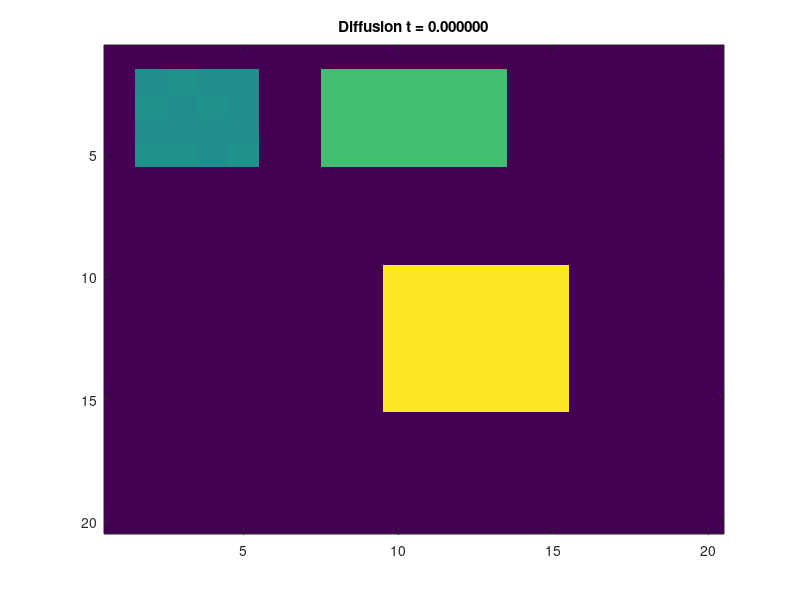

The MATLAB script that drew this image: (Note: this script raises an error after producing the figure.)
N = 20;%The number of pixels along a dimension of the image
A = zeros(N, N);%The image
Adj = zeros(N*N, N*N);%The adjacency matrix
 
%Use 8 neighbors, and fill in the adjacency matrix
dx = [-1, 0, 1, -1, 1, -1, 0, 1];
dy = [-1, -1, -1, 0, 0, 1, 1, 1];
for x = 1:N
   for y = 1:N
       index = (x-1)*N + y;
       for ne = 1:length(dx)
           newx = x + dx(ne);
           newy = y + dy(ne);
           if newx > 0 && newx <= N && newy > 0 && newy <= N
               index2 = (newx-1)*N + newy;
               Adj(index, index2) = 1;
           end
       end
   end
end
 
%%%BELOW IS THE KEY CODE THAT COMPUTES THE SOLUTION TO THE DIFFERENTIAL
%%%EQUATION
Deg = diag(sum(Adj, 2));%Compute the degree matrix
L = Deg - Adj;%Compute the laplacian matrix in terms of the degree and adjacency matrices
[V, D] = eig(L);%Compute the eigenvalues/vectors of the laplacian matrix
D = diag(D);
 
%Initial condition (place a few large positive values around and
%make everything else zero)
C0 = zeros(N, N);
C0(2:5, 2:5) = 5;
C0(10:15, 10:15) = 10;
C0(2:5, 8:13) = 7;
C0 = C0(:);
 
 
C0V = V'*C0;%Transform the initial condition into the coordinate system 
%of the eigenvectors
for t = 0:0.05:5
   %Loop through times and decay each initial component
   Phi = C0V.*exp(-D*t);%Exponential decay for each component
   Phi = V*Phi;%Transform from eigenvector coordinate system to original coordinate system
   Phi = reshape(Phi, N, N);
   %Display the results and write to GIF file
   imagesc(Phi);
   caxis([0, 10]);
   title(sprintf('Diffusion t = %3f', t));
   frame = getframe(1);
   im = frame2im(frame);
   [imind, cm] = rgb2ind(im, 256);
   if t == 0
      imwrite(imind, cm, 'out.gif', 'gif', 'Loopcount', inf, 'DelayTime', 0.1); 
   else
      imwrite(imind, cm, 'out.gif', 'gif', 'WriteMode', 'append', 'DelayTime', 0.1);
   end
end